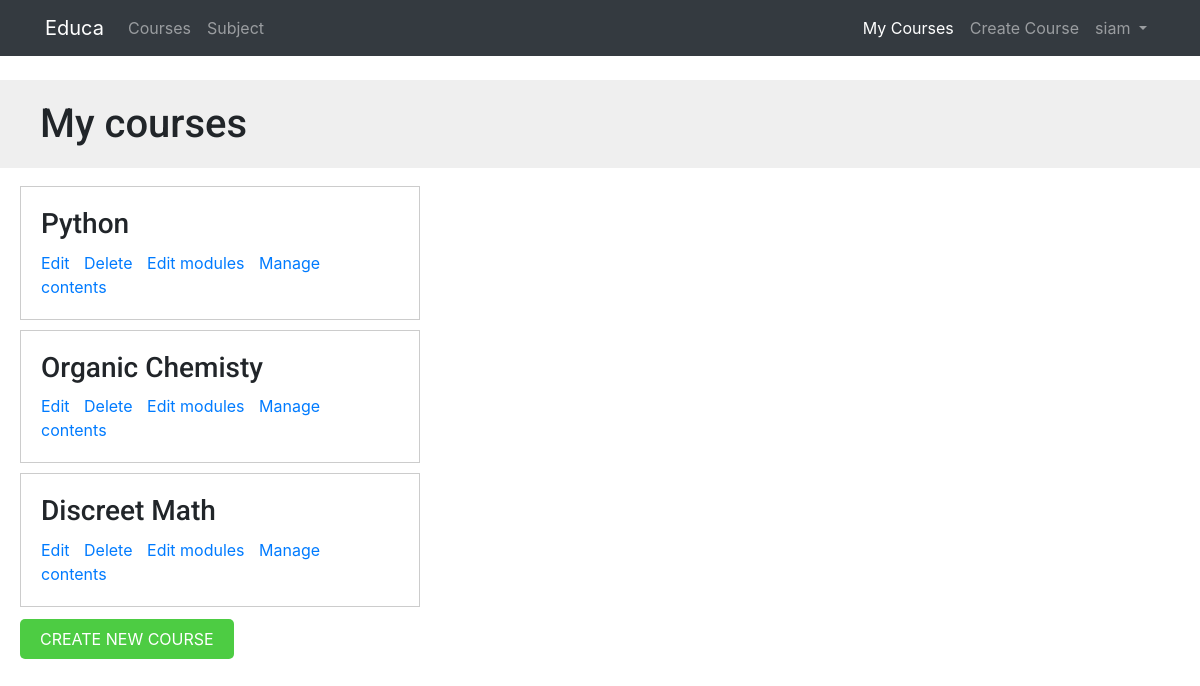
Page /course/mine/ (signed in) on the earlier database version.
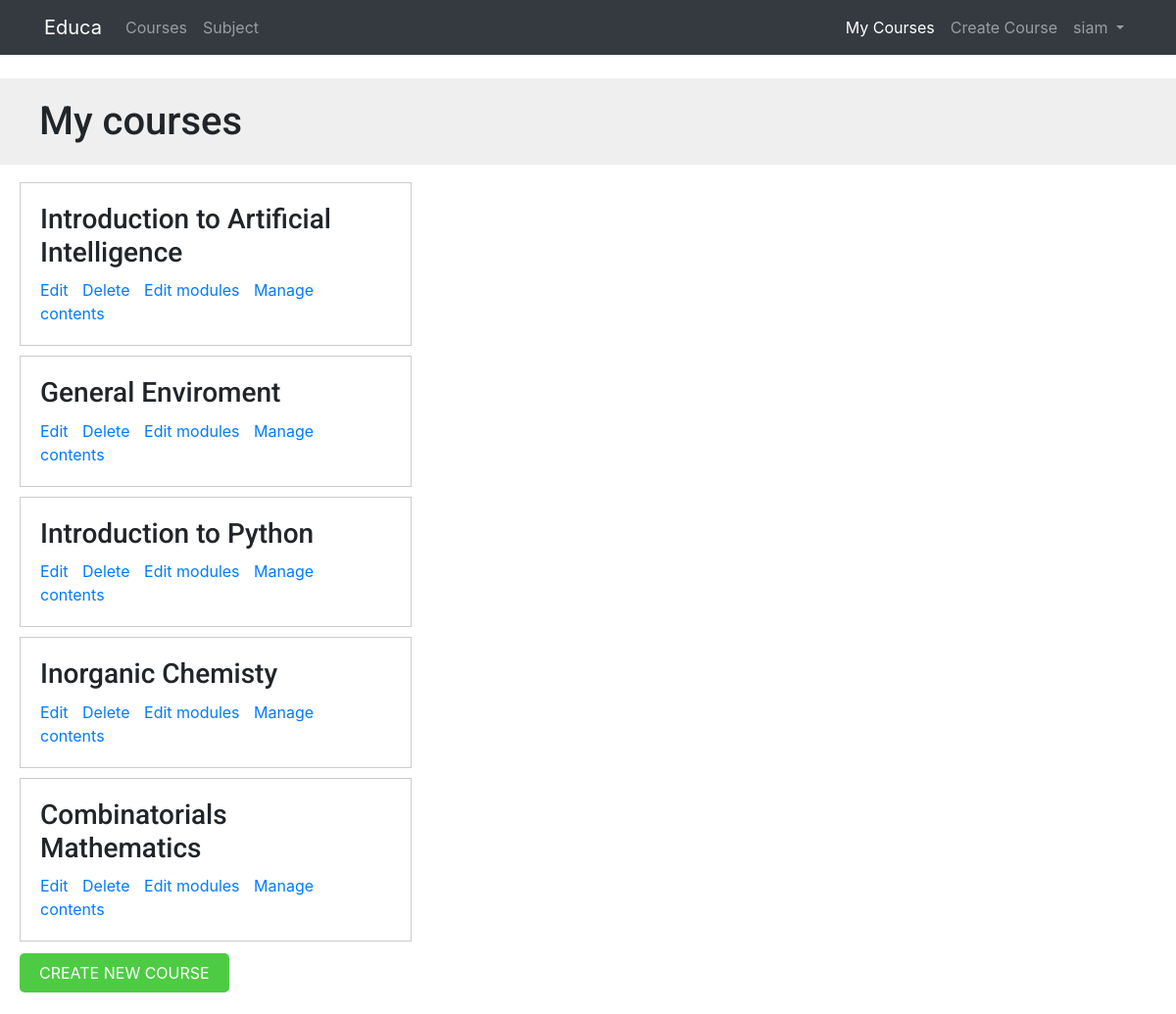
Same page on the later database version.
### courses/models.py (models this page shows, shortened)
class Course(models.Model):
    owner = models.ForeignKey(User,
                    related_name='courses_created',
                    on_delete=models.CASCADE)
    subject = models.ForeignKey(Subject, related_name='courses',
                        on_delete=models.CASCADE)
    title = models.CharField(max_length=200)
    slug = models.SlugField(max_length=200, unique=True)
    overview = models.TextField()
    created = models.DateTimeField(auto_now_add=True)
    students = models.ManyToManyField(User,
                                      related_name='courses_joined',
                                      blank=True)
    class Meta:
        ordering = ['-created']

### courses/views.py (the view)
class ManageCourseListView(OwnerCourseMixin, ListView): #listview with mixin
    template_name = 'courses/manage/course/list.html'

### courses/templatetags/course.py (called while the page is built)
@register.filter(name='has_group')
def has_group(user, group_name):
    group = Group.objects.get(name=group_name)
    return True if group in user.groups.all() else False

### templates/courses/manage/course/list.html (shortened to what this page needs)
{% extends "base.html" %}
{% block content %}
  <h1>My courses</h1>
  <div class="module">
    {% for course in object_list %}
      <div class="course-info">
        <h3>{{ course.title }}</h3>
        <p>
          <a href="{% url "course_edit" course.id %}">Edit</a>
          <a href="{% url "course_delete" course.id %}">Delete</a>
          <a href="{% url "course_module_update" course.id %}">Edit modules</a>
          {% if course.modules.count > 0 %}
            <a href="{% url "module_content_list" course.modules.first.id %}">Manage contents</a>
          {% endif %}
        </p>
      </div>
    {% empty %}
      <p>You haven't created any courses yet.</p>
    {% endfor %}
    <p>
      <a href="{% url "course_create" %}" class="button">Create new course</a>
    </p>
  </div>
{% endblock %}

Differences in the rows shown:
added Course: title "Introduction to Artificial Intelligence", shows "Manage contents"
added Course: title "General Enviroment", shows "Manage contents"
changed Course: title "Python" → "Introduction to Python"
changed Course: title "Organic Chemisty" → "Inorganic Chemisty"
changed Course: title "Discreet Math" → "Combinatorials Mathematics"
